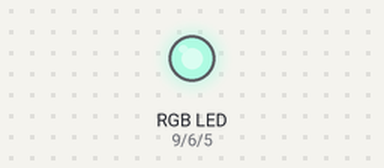
A sketch run on a simulated Arduino Uno, built with avr-gcc and run on an emulated ATmega328P. Shown: an RGB LED mixed from three pins (HIGH = lit). Dim RGB values are drawn brighter than linear; random numbers use the default seed unless the sketch sets one.

Above: at 0.1 s.
At 5.1 s:
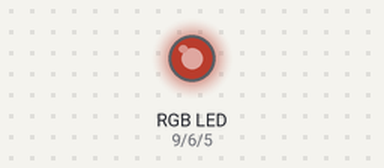
At 9.1 s:
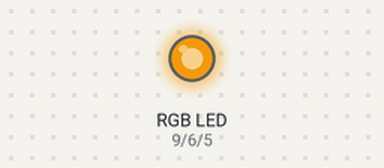
At 19.1 s:
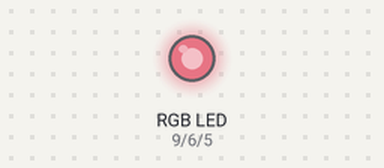
At 29.1 s:
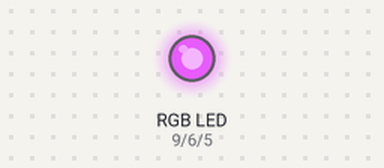
At 39.1 s:
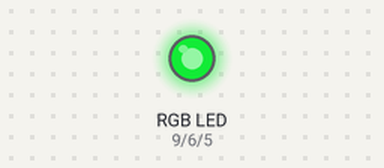
Timing chart, 0 to 40.0 s (numbered marks = the images above):
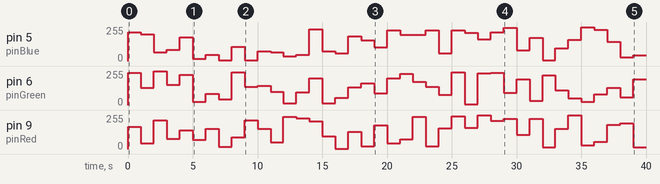

Measured:
- by itself, pin 9 (pinRed): 0/255 → 167/255 at 0.00 s, → 42/255 1.0 s later, → 216/255 1.0 s later, → 77/255 1.0 s later, … (40 changes in this stretch)
- by itself, pin 5 (pinBlue): 0/255 → 217/255 at 0.00 s, → 200/255 1.0 s later, → 67/255 1.0 s later, → 85/255 1.0 s later, … (40 changes in this stretch)

The sketch:

Fita_LED_RGB.ino
```cpp
const int pinRed = 9;
const int pinGreen = 6;
const int pinBlue = 5;

void setup() {
  pinMode(pinRed, OUTPUT);
  pinMode(pinGreen, OUTPUT);
  pinMode(pinBlue, OUTPUT);
  Serial.begin(9600);
}

void loop() {
  int r = random(0, 256);
  int g = random(0, 256);
  int b = random(0, 256);

  analogWrite(pinRed, r);
  analogWrite(pinGreen, g);
  analogWrite(pinBlue, b);

  delay(1000);
}
```
